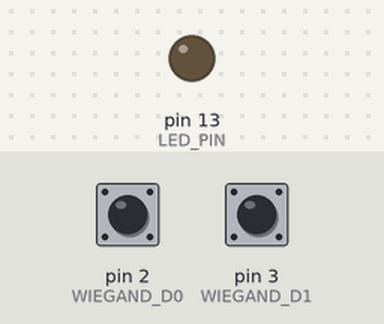
Recording of a sketch running on a simulated Arduino Uno, built with avr-gcc and run on an emulated ATmega328P. Parts: output pins drawn as LEDs (lit = HIGH). The inputs (shaded band) are chosen by the test bench; at power-on: pin 2 (WIEGAND_D0) HIGH, pin 3 (WIEGAND_D1) HIGH. What the sketch prints to the serial monitor is not drawn.

Above: at 1.2 s.
1.3 s: pin 2 (WIEGAND_D0) pulled LOW for 0.15 s
Timing chart, 0 to 4.3 s (numbered marks = the images above; inputs shaded):
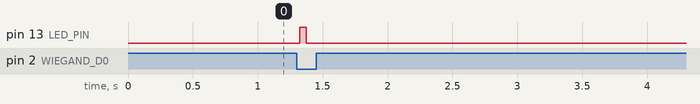

Measured:
- after the input at 1.3 s, pin 13 (LED_PIN): LOW → HIGH at once, → LOW 0.05 s later

The sketch:

wiegand-sniffer.ino
```cpp
// Wiegand Sniffer v2 — debug build
// RP40 (multiCLASS SE) tapped on 4-wire Wiegand: Red=VCC, Black=GND, Green=D0(pin2), White=D1(pin3).
// Captures D0/D1 falling edges via interrupts and decodes 26/34/35/37-bit frames.
// DEBUG: [HB] heartbeat prints live bitCount each second to confirm the ISR is firing.
// 48-bit Wiegand support added 2026-08-26 (iCLASS SE/SEOS cards emit 48-bit frames).
#include <Arduino.h>
#include <stdint.h>
#include <string.h>
#include <ctype.h>

#define WIEGAND_D0 2
#define WIEGAND_D1 3
#define LED_PIN 13

#define BIT_TIMEOUT_MS 25

volatile uint64_t wiegandBits = 0;
volatile uint16_t bitCount = 0;
volatile uint32_t lastPulseMicros = 0;
volatile bool frameReady = false;

void ISR_D0();
void ISR_D1();
void processFrame(uint64_t raw, uint16_t bits);
void printHex64(uint64_t value, unsigned int minNibbles);
void printBinary64(uint64_t value, unsigned int bits);

void setup() {
    Serial.begin(115200);
    while (!Serial) {}

    pinMode(WIEGAND_D0, INPUT_PULLUP);
    pinMode(WIEGAND_D1, INPUT_PULLUP);

    attachInterrupt(digitalPinToInterrupt(WIEGAND_D0), ISR_D0, FALLING);
    attachInterrupt(digitalPinToInterrupt(WIEGAND_D1), ISR_D1, FALLING);

    Serial.println(F("Wiegand Sniffer v2"));
    Serial.println(F("Present a card to the HD RP10 reader..."));
    Serial.println(F("---"));
    pinMode(LED_PIN, OUTPUT);
    digitalWrite(LED_PIN, LOW);
}

void loop() {
    static uint32_t hb = 0;
    if (millis() - hb > 1000) {
        hb = millis();
        noInterrupts();
        uint16_t bc = bitCount;
        interrupts();
        Serial.print(F("[HB] bitCount="));
        Serial.println(bc);
    }

    if (!frameReady && bitCount > 0) {
        noInterrupts();
        uint32_t lastPulse = lastPulseMicros;
        interrupts();
        if ((micros() - lastPulse) > (BIT_TIMEOUT_MS * 1000UL)) {
            frameReady = true;
        }
    }

    if (frameReady) {
        noInterrupts();
        uint64_t captured = wiegandBits;
        uint16_t count = bitCount;
        wiegandBits = 0;
        bitCount = 0;
        frameReady = false;
        interrupts();

        digitalWrite(LED_PIN, HIGH);
        delay(50);
        digitalWrite(LED_PIN, LOW);

        processFrame(captured, count);
    }
}

void ISR_D0() {
    wiegandBits = (wiegandBits << 1);
    bitCount++;
    lastPulseMicros = micros();
}

void ISR_D1() {
    wiegandBits = (wiegandBits << 1) | 1ULL;
    bitCount++;
    lastPulseMicros = micros();
}

void processFrame(uint64_t raw, uint16_t bits) {
    Serial.print(F("Bits: "));
    Serial.println(bits);

    Serial.print(F("Raw:  "));
    printBinary64(raw, bits);

    uint32_t facilityCode = 0;
    uint32_t cardId = 0;
    bool supported = true;

    if (bits == 26) {
        facilityCode = (raw >> 17) & 0xFF;
        cardId = (raw >> 1) & 0xFFFF;
    } else if (bits == 34) {
        facilityCode = (raw >> 17) & 0xFFFF;
        cardId = (raw >> 1) & 0xFFFF;
    } else if (bits == 35) {
        facilityCode = (raw >> 21) & 0x1FFF;
        cardId = (raw >> 1) & 0xFFFFF;
    } else if (bits == 37) {
        facilityCode = (raw >> 19) & 0x1FFFF;
        cardId = (raw >> 1) & 0x3FFFF;
    } else if (bits == 48) {
        facilityCode = 0;
        cardId = 0;
    } else {
        supported = false;
    }

    if (supported) {
        Serial.print(F("FC#:   "));
        Serial.println(facilityCode);
        Serial.print(F("ID#:   "));
        Serial.println(cardId);
        Serial.print(F("Hex#:  "));
        printHex64(raw, 10);
        Serial.print(F("Blk7#: "));
        printHex64(raw, 16);
        Serial.print(F("Bits#: "));
        printBinary64(raw, 48);
    } else {
        Serial.println(F("Unsupported Wiegand format"));
    }

    Serial.println(F("---"));
}

void printHex64(uint64_t value, unsigned int minNibbles) {
    char buf[17];
    unsigned int len = 0;
    uint64_t v = value;

    if (v == 0) {
        len = 1;
    } else {
        while (v > 0 && len < 16) {
            buf[15 - len] = "0123456789abcdef"[v % 16];
            v /= 16;
            len++;
        }
    }

    unsigned int pad = minNibbles > len ? minNibbles - len : 0;
    for (unsigned int i = 0; i < pad; i++) {
        Serial.print('0');
    }

    for (unsigned int i = 16 - len; i < 16; i++) {
        Serial.print(buf[i]);
    }
    Serial.println();
}

void printBinary64(uint64_t value, unsigned int bits) {
    for (int i = bits - 1; i >= 0; i--) {
        Serial.print((unsigned int)((value >> i) & 1ULL));
    }
    Serial.println();
}
```
